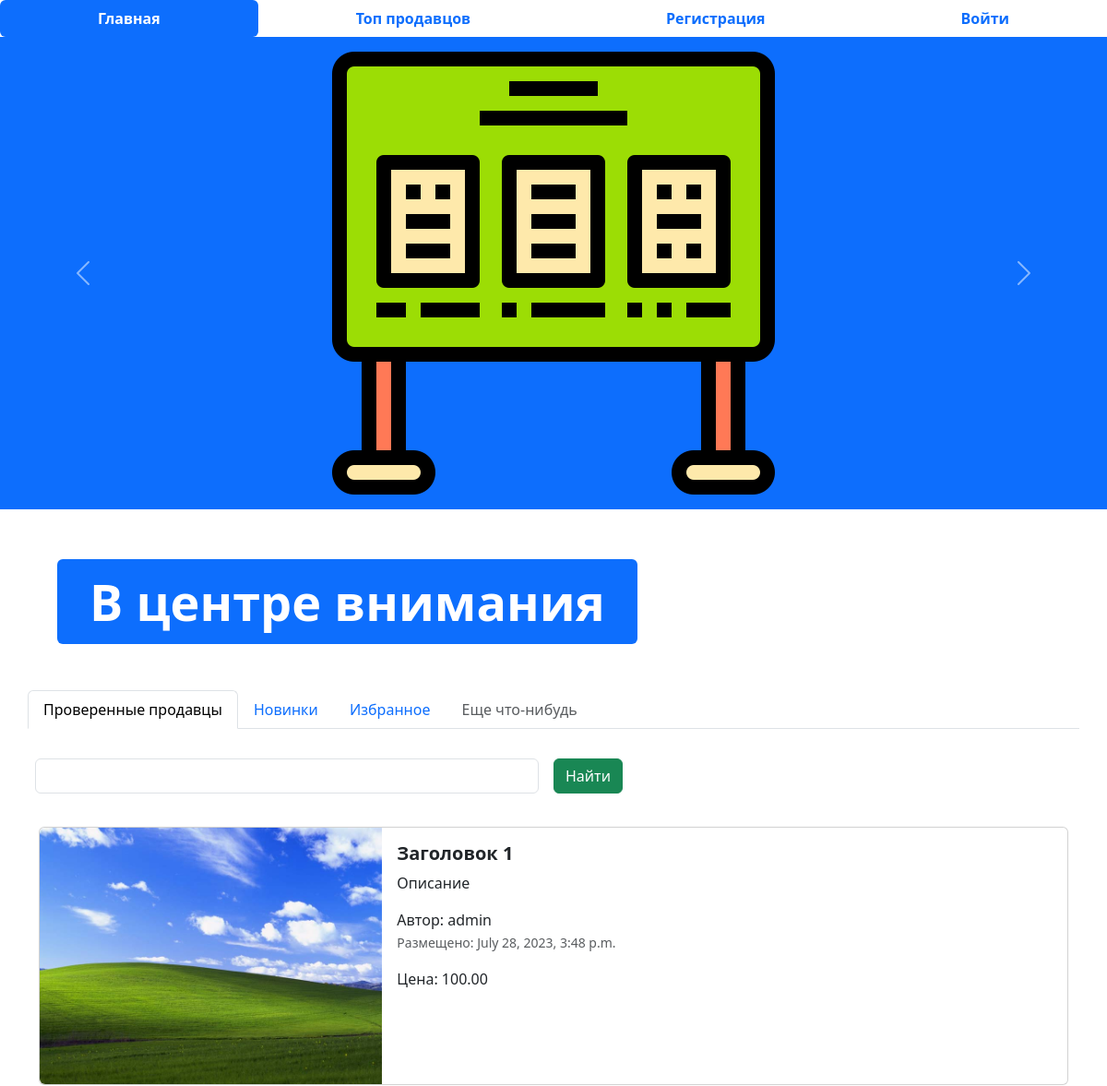
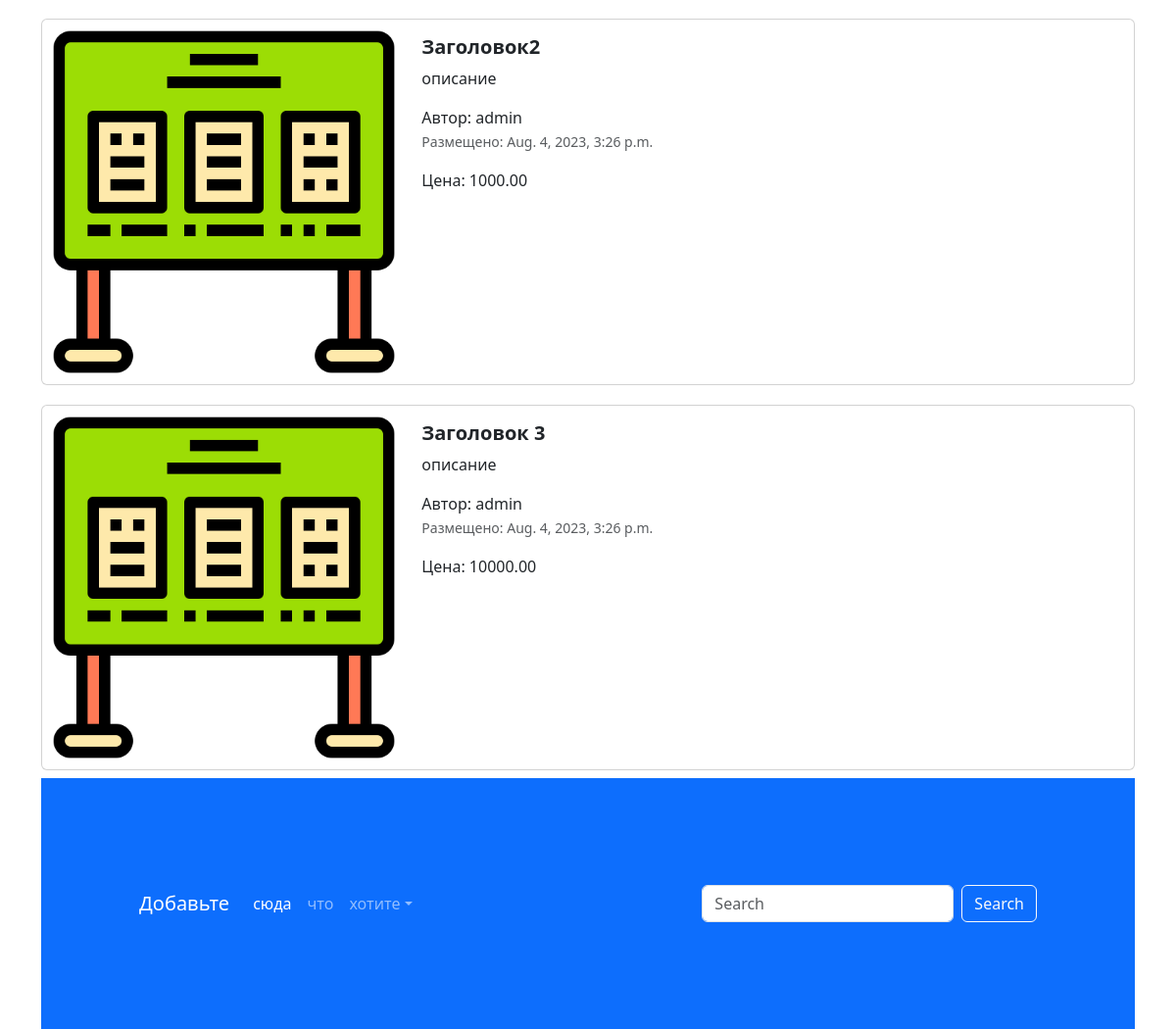
The page / on the database its author committed (2 pictures, top to bottom).
### app_advertisements/models.py (models this page shows, shortened)
class Advertisement(models.Model):
    title = models.CharField("заголовок", max_length=128)
    description = models.TextField("описание")
    price = models.DecimalField("цена", max_digits=10, decimal_places=2)
    auction = models.BooleanField("торг", help_text="Отметьте, если торг уместен")
    created_at = models.DateTimeField(auto_now_add=True)
    updated_at = models.DateTimeField(auto_now=True)
    user = models.ForeignKey(User, verbose_name="Пользователь", on_delete=models.CASCADE)
    image = models.ImageField("Изображение", upload_to="advertisements/")
    def get_absolute_url(self):
        return reverse('adv-detail', kwargs={'pk':self.pk})
    class Meta:
        db_table = "advertisements"

### app_advertisements/views.py (the view)
# urls.py: path('', index, name='main-page'),
def index(request):
    title = request.GET.get("query")
    if title:
        advertisements = Advertisement.objects.filter(title=title)
    else:
        advertisements = Advertisement.objects.all()
    context = {
        "advertisements": advertisements,
        "title": title
        }
    return render(request, 'app_advertisements/index.html', context)

### templates/app_advertisements/index.html (shortened to what this page needs)
{% extends 'base.html' %}
{% load static %}
{% block content %}
<div id="carouselExampleControls" class="carousel slide bg-primary" data-bs-ride="carousel">
  <div class="carousel-inner">
    <div class="carousel-item active">
      <img src="{% static 'img/adv.png' %}" class="mx-auto d-block w-33" alt="...">
    </div>
  </div>
  <button class="carousel-control-prev" type="button" data-bs-target="#carouselExampleControls" data-bs-slide="prev">
    <span class="carousel-control-prev-icon" aria-hidden="true"></span>
  </button>
  <button class="carousel-control-next" type="button" data-bs-target="#carouselExampleControls" data-bs-slide="next">
    <span class="carousel-control-next-icon" aria-hidden="true"></span>
  </button>
</div>
<div class="container" style="margin: 50px;">
  <div class="display-2">
    <span class="badge bg-primary">В центре внимания</span>
  </div>
</div>
<div class="container">
  <div class="row">
    <ul class="nav nav-tabs bg-white">
      <li class="nav-item">
        <a class="nav-link active" aria-current="page" href="#">Проверенные продавцы</a>
      </li>
      <li class="nav-item">
        <a class="nav-link" href="#">Новинки</a>
      </li>
      <li class="nav-item">
        <a class="nav-link" href="#">Избранное</a>
      </li>
      <li class="nav-item">
        <a class="nav-link disabled" href="#" tabindex="-1" aria-disabled="true">Еще что-нибудь</a>
      </li>
    </ul>
    <form class="row g-3" method="get">
      <div class="col-auto w-50">
        <input name="query" type="text" value="{% if title %}{{ title }}{% endif %}" class="form-control">
      </div>
      <div class="col-auto">
        <button type="submit" class="btn btn-success mb-3">Найти</button>
      </div>
    </form>
  </div>
  {% for adv in advertisements %}
  <div class="col">
    <div class="card mb-2" style="max-width: 1200px; margin-top: 20px;">
      <div class="row g-0">
        <div class="col-md-4">
          <a href="{{ adv.get_absolute_url }}" class="nav-link">
            <img src="{% if adv.image %}{{ adv.image.url }}{% else %}/static/img/adv.png{% endif %}" class="img-fluid rounded-start" alt="Card title">
          </a>
        </div>
        <div class="col-md-8">
          <div class="card-body">
            <h5 class="card-title">
              <a href="{{ adv.get_absolute_url }}" class="nav-link"><strong>{{ adv.title }}</strong></a>
            </h5>
            <a href="{{ adv.get_absolute_url }}" class="nav-link">
              <p class="card-text">
                {{ adv.description }}
              </p>
              <span>Автор: {{ adv.user }}</span>
              <p class="card-text"><small class="text-muted">Размещено: {{ adv.created_at }}</small></p>
              <span>Цена: {{ adv.price }}</span>
            </a>
          </div>
        </div>
      </div>
    </div>
  {% endfor %}
<footer style="padding: 100px;" class="bg-primary">
  <nav class="navbar navbar-expand-sm navbar-dark">
    <a class="navbar-brand" href="#">Добавьте</a>
    <div class="collapse navbar-collapse" id="collapsibleNavId">
      <ul class="navbar-nav me-auto mt-2 mt-lg-0">
        <li class="nav-item">
          <a class="nav-link active" href="#" aria-current="page">сюда</a>
        </li>
        <li class="nav-item">
          <a class="nav-link" href="#">что</a>
        </li>
        <li class="nav-item dropdown">
          <a class="nav-link dropdown-toggle" href="#" id="dropdownId" data-bs-toggle="dropdown" aria-haspopup="true"
             aria-expanded="false">хотите</a>
        </li>
      </ul>
      <form class="d-flex my-2 my-lg-0">
        <input class="form-control me-sm-2" type="text" placeholder="Search">
        <button class="btn btn-outline-light my-2 my-sm-0" type="submit">Search</button>
      </form>
    </div>
  </nav>
</footer>
{% endblock %}

### templates/base.html (shortened to what this page needs)
{% load static %}
<!DOCTYPE html>
<html lang="en">
<head>
  <link href="{% static 'css/bootstrap.min.css' %}" rel="stylesheet">
  <link rel="stylesheet" href="{% static 'css/fontello.css' %}">
</head>
<body>
{% if user.is_authenticated %}
  <ul class="nav nav-pills sticky-top bg-white nav-fill">
    <li class="nav-item">
      <a class="nav-link {% if request.resolver_match.url_name == 'main-page' %}active{% endif %}" href="{% url 'main-page' %}">
        <span style="font-weight: bold;">Главная</span>
      </a>
    </li>
    <li class="nav-item">
      <a class="nav-link {% if request.resolver_match.url_name == 'top-sellers' %}active{% endif %}" href="{% url 'top-sellers' %}">
        <span style="font-weight: bold;">Топ продавцов</span>
      </a>
    </li>
    <li class="nav-item">
      <a class="nav-link {% if request.resolver_match.url_name == 'adv-post' %}active{% endif %}" href="{% url 'adv-post' %}">
        <span style="font-weight: bold;">Разместить объявление</span>
      </a>
    </li>
    <li class="nav-item">
      <a class="nav-link {% if request.resolver_match.url_name == 'profile' %}active{% endif %}" href="{% url 'profile' %}">
        <span style="font-weight: bold;">Профиль</span>
      </a>
    </li>
    <li class="nav-item">
      <a class="nav-link {% if request.resolver_match.url_name == 'logout' %}active{% endif %}" href="{% url 'logout' %}">
        <span style="font-weight: bold;">Выйти</span>
      </a>
    </li>
  </ul>
{% else %}
  <ul class="nav nav-pills sticky-top bg-white nav-fill">
    <li class="nav-item">
      <a class="nav-link {% if request.resolver_match.url_name == 'main-page' %}active{% endif %}" href="{% url 'main-page' %}">
        <span style="font-weight: bold;">Главная</span>
      </a>
    </li>
    <li class="nav-item">
      <a class="nav-link {% if request.resolver_match.url_name == 'top-sellers' %}active{% endif %}" href="{% url 'top-sellers' %}">
        <span style="font-weight: bold;">Топ продавцов</span>
      </a>
    </li>
    <li class="nav-item">
      <a class="nav-link {% if request.resolver_match.url_name == 'register' %}active{% endif %}" href="{% url 'register' %}">
        <span style="font-weight: bold;">Регистрация</span>
      </a>
    </li>
    <li class="nav-item">
      <a class="nav-link {% if request.resolver_match.url_name == 'login' %}active{% endif %}" href="{% url 'login' %}">
        <span style="font-weight: bold;">Войти</span>
      </a>
    </li>
  </ul>
{% endif %}
{% block content %}
{% endblock %}
</body>
</html>

### rows shown on the page
Advertisement: image (picture), title "Заголовок 1", description "Описание", user "admin", created_at "July 28, 2023, 3:48 p.m.", price "100.00"
Advertisement: title "Заголовок2", description "описание", user "admin", created_at "Aug. 4, 2023, 3:26 p.m.", price "1000.00"
Advertisement: title "Заголовок 3", description "описание", user "admin", created_at "Aug. 4, 2023, 3:26 p.m.", price "10000.00"
